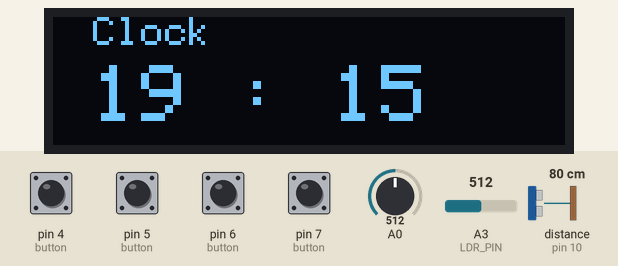
This sketch was run on a simulated Arduino Uno, built with avr-gcc and run on an emulated ATmega328P. Parts: 128×32 one-colour display. Wiring (inferred from the names in the program): ultrasonic range finder: trigger pin 11; echo pin 10. The test bench sets the inputs (shaded band); at power-on: pin 4 (button), pin 5 (button), pin 6 (button), pin 7 (button) HIGH, distance to the obstacle (sensor on pin 10) 80 cm, A0 = 512, A3 (LDR_PIN) = 512. The echo pulse lasts 58.3 µs per cm; what the sketch prints to the serial monitor is not drawn.

Above: at 1.2 s.
1.3 s: pin 5 (button) pulled LOW for 0.15 s
At 2.0 s:
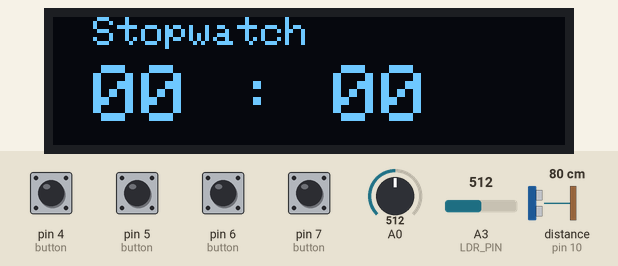
2.9 s: pin 5 (button) pulled LOW for 1 s
At 3.4 s:
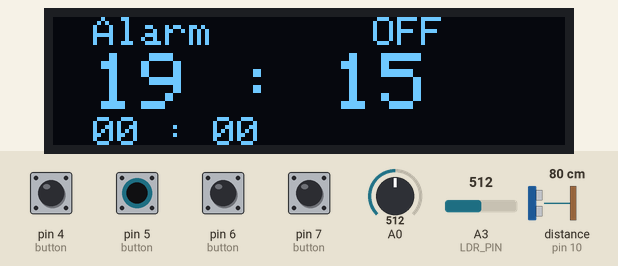
5.4 s: pin 4 (button) pulled LOW for 0.15 s
At 6.6 s:
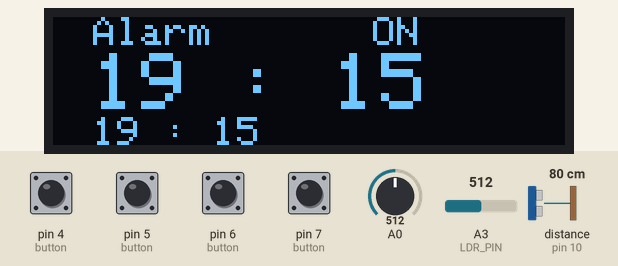
7.0 s: distance to the obstacle (sensor on pin 10) set to 9 cm
8.5 s: distance to the obstacle (sensor on pin 10) set to 6 cm
At 10.2 s:
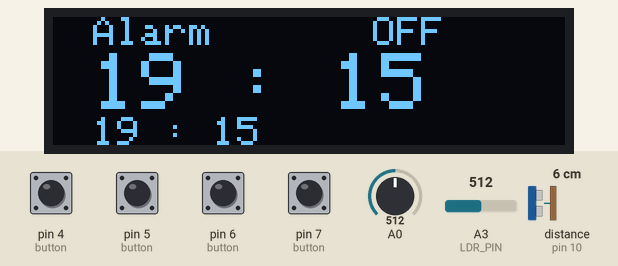
10.5 s: pin 5 (button) pulled LOW for 0.15 s
At 11.8 s:
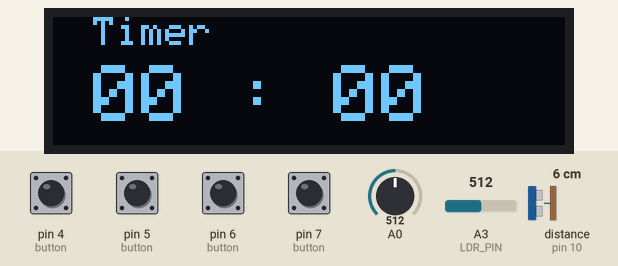
Timing chart, 0 to 13.1 s (numbered marks = the images above; inputs shaded):
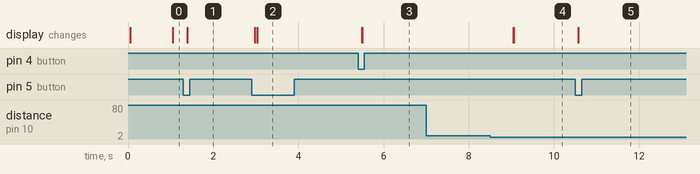

Measured:
- the behaviour switches between 8 and 7 cm on distance to the obstacle (sensor on pin 10) (found by bisection; images 3 and 4)
- after the input at 1.3 s, the display: changes after 0.09 s (image 1)
- after the input at 2.9 s, the display: first changes after 0.08 s (image 2 shows a later state)
- after the input at 5.4 s, the display: first changes after 0.09 s (image 3 shows a later state)
- after the input at 7.0 s, every drawn part: stays the same
- after the input at 8.5 s, the display: first changes after 0.54 s (image 4 shows a later state)
- after the input at 10.5 s, the display: changes after 0.07 s (image 5)

The sketch:

17_0077_0107.ino
```cpp
#include <Wire.h>
#include <Adafruit_GFX.h>
#include <Adafruit_SSD1306.h>
#include <EEPROM.h>
#include <TimerOne.h>

struct Time {
  int hour;
  int min;
  int sec;
};

int countDownCheck = 1;
int alarmCheck = 1;

// ==== LDR SETTING ====
#define LDR_PIN A3
unsigned int LDRvalue;

// ==== OLED SETTING ====
#define OLED_RESET -1
#define SCREEN_WIDTH 128
#define SCREEN_HEIGHT 32
#define SCREEN_ADDRESS 0x3C
Adafruit_SSD1306 OLED(SCREEN_WIDTH, SCREEN_HEIGHT, &Wire, OLED_RESET);

// ==== ACCELEROMETER SETTING ====
const unsigned int X_AXIS_PIN = 0;
const unsigned int Y_AXIS_PIN = 1;
const unsigned int Z_AXIS_PIN = 2;
const unsigned int NUM_AXES = 3;
const unsigned int PINS[NUM_AXES] = {
  X_AXIS_PIN, Y_AXIS_PIN, Z_AXIS_PIN
};
const unsigned int BUFFER_SIZE = 16;
int buffer[NUM_AXES][BUFFER_SIZE];
int buffer_pos[NUM_AXES] = { 0 };

// ==== BUTTON SETTING ====
#define BTN_1 7
#define BTN_2 6
#define BTN_3 5
#define BTN_4 4
int button[4] = { BTN_1, BTN_2, BTN_3, BTN_4 };
int reading[4];
int buttonState[4];
int lastButtonState[4] = { HIGH, HIGH, HIGH, HIGH };
unsigned long long int debounceDelay = 50;
unsigned long long int lastDebounceTime[4];

// ==== BUZZER SETTING ====
#define BUZZER_PIN 8
int numTones = 10;
int tones[] = { 261, 277, 294, 311, 330, 349, 370, 392, 415, 440 };

// ==== ULTRASONIC SENSOR ====
int trigPin = 11;
int echoPin = 10;
float duration_us, distance_cm;

// ==== CLOCK SETTING ====
Time clock = { 0, 0, 0 };

// ==== COUNT UP CLOCK SETTING ====
Time countUp = { 0, 0, 0 };
int onCountUpPause = 1;

// ==== COUNT DOWN CLOCK SETTING ====
Time countDown = { 0, 0, 0 };
int onCountDown = 1, finishCountDown = 0, onStartCountDown = 0;


// ==== ALARM CLOCK SETTING ====
Time alarm = { 0, 0, 0 };
Time alarmSave = { 0, 0, 0 };
int onAlarm = 0;

// ==== MODE SETTING ====
#define CLOCK_MODE 0
#define COUNTER_UP_MODE 1
#define ALARM_MODE 2
#define COUNTER_DOWN_MODE 3
int MODE = CLOCK_MODE;

// ==== ACCELEROMETER ====
int get_axis(const int axis) {
  delay(1);
  buffer[axis][buffer_pos[axis]] = analogRead(PINS[axis]);
  buffer_pos[axis] = (buffer_pos[axis] + 1) % BUFFER_SIZE;
  long sum = 0;
  for (unsigned int i = 0; i < BUFFER_SIZE; i++)
    sum += buffer[axis][i];
  return round(sum / BUFFER_SIZE);
}

int get_x() {
  return get_axis(0);
}
int get_y() {
  return get_axis(1);
}
int get_z() {
  return get_axis(2);
}

// ==== DEBOUNCE BUTTON ====
int debounce(int i) {
  int isChange = 0;
  reading[i] = digitalRead(button[i]);
  if (reading[i] != lastButtonState[i]) {
    lastDebounceTime[i] = millis();
  }
  if ((millis() - lastDebounceTime[i]) >= debounceDelay) {
    if (reading[i] != buttonState[i]) {
      buttonState[i] = reading[i];
      isChange = 1;
    }
  }
  lastButtonState[i] = reading[i];
  return isChange;
}

// ==== TIMER ONE ====
void interruptClock() {
  timer();
  countUpTime();
  change_timestart_alarm();
  countDownTime();
  digitalWrite(trigPin, HIGH);
  delayMicroseconds(10);
  digitalWrite(trigPin, LOW);

  duration_us = pulseIn(echoPin, HIGH);
  distance_cm = 0.017 * duration_us;

  if (finishCountDown && distance_cm < 7) {
    OLED.clearDisplay();
    countDownCheck = 0;
    finishCountDown = 0;
    onStartCountDown = 0;
  } else {
    countDownCheck = 1;
  }

  if (onAlarm && distance_cm < 7) {
    OLED.clearDisplay();
    onAlarm = 0;
    alarmCheck = 0;
  } else {
    alarmCheck = 1;
  }
}

// ==== TIMER CLOCK ====
void timer() {
  clock.sec += 1;
  clock.min += clock.sec / 60;
  clock.sec %= 60;
  clock.hour += clock.min / 60;
  clock.min %= 60;
  clock.hour %= 24;
  if (clock.sec == 0) {
    EEPROM.update(20, clock.hour);
    EEPROM.update(21, clock.min);
  }
}

void change_hour() {
  clock.hour += 1;
  EEPROM.update(20, clock.hour);
  clock.hour %= 24;
}

void change_min() {
  clock.min += 1;
  clock.hour += clock.min / 60;
  clock.hour %= 24;
  EEPROM.update(21, clock.min);
  clock.min %= 60;
}

// ==== COUNT UP CLOCK ====
void countUpTime() {
  if (!onCountUpPause) {
    countUp.sec += 1;
    countUp.min += countUp.sec / 60;
    countUp.sec %= 60;
    countUp.hour += countUp.min / 60;
    countUp.min %= 60;
  }
}

void resetCountUpTime() {
  countUp.hour = 0;
  countUp.min = 0;
  countUp.sec = 0;
}

// ==== COUNT DOWN CLOCK ====
void change_min_countdown() {
  countDown.min += 1;
  countDown.min %= 60;
}

void change_sec_countdown() {
  countDown.sec += 1;
  countDown.sec %= 60;
}

void countDownTime() {

  if (!onCountDown) {
    if (countDown.sec == 0 && countDown.min != 0) {
      if (countDown.min != 0) {
        countDown.min -= 1;
      }
      countDown.sec = 60;
    }
    countDown.sec -= 1;
    if (countDown.min == 0 && countDown.sec == 0) {
      onCountDown = 1;
      finishCountDown = 1;
    }
  }
}

void resetcountDownTime() {
  countDown.hour = 0;
  countDown.min = 0;
  countDown.sec = 0;
}

// ==== ALARM CLOCK ====
void change_hour_alarm() {
  alarm.hour += 1;
  alarm.hour %= 24;
}

void change_min_alarm() {
  alarm.min += 1;
  alarm.min %= 60;
}

void change_timestart_alarm() {
  if (clock.sec == 0) {
    alarm.min = clock.min;
  }
  if (clock.min == 0) {
    alarm.hour = clock.hour;
  }
}


// ==== CLOCK MODE ====
void change_mode() {
  MODE += 1;
  MODE %= 4;
  if (MODE == ALARM_MODE) {
    alarm.hour = clock.hour;
    alarm.min = clock.min;
  }
}

// ==== Time Text ====
String timerText = "00 : 00";
String countUpText = "00 : 00";
String countDownText = "00 : 00";
String alarmText = "00 : 00";
String saveAlarmText = "00 : 00";
void time_text() {
  timerText[0] = (clock.hour / 10) + '0';
  timerText[1] = (clock.hour % 10) + '0';

  timerText[5] = (clock.min / 10) + '0';
  timerText[6] = (clock.min % 10) + '0';

  countUpText[0] = (countUp.min / 10) + '0';
  countUpText[1] = (countUp.min % 10) + '0';

  countUpText[5] = (countUp.sec / 10) + '0';
  countUpText[6] = (countUp.sec % 10) + '0';

  countDownText[0] = (countDown.min / 10) + '0';
  countDownText[1] = (countDown.min % 10) + '0';

  countDownText[5] = (countDown.sec / 10) + '0';
  countDownText[6] = (countDown.sec % 10) + '0';

  alarmText[0] = (alarm.hour / 10) + '0';
  alarmText[1] = (alarm.hour % 10) + '0';

  alarmText[5] = (alarm.min / 10) + '0';
  alarmText[6] = (alarm.min % 10) + '0';

  saveAlarmText[0] = (alarmSave.hour / 10) + '0';
  saveAlarmText[1] = (alarmSave.hour % 10) + '0';

  saveAlarmText[5] = (alarmSave.min / 10) + '0';
  saveAlarmText[6] = (alarmSave.min % 10) + '0';
}

void display_text(int x1, int y1, String name, int x2, int y2, String timer, int size1, int size2) {
  OLED.setTextSize(size1);
  OLED.setCursor(x1, y1);
  OLED.println(name);
  OLED.setTextSize(size2);

  OLED.setCursor(x2, y2);
  OLED.println(timer);
}

void popup_text(String text) {
  OLED.clearDisplay();
  OLED.setTextColor(WHITE);
  if (LDRvalue > 900) {
    OLED.dim(true);
  } else {
    OLED.dim(false);
  }
  OLED.setCursor(10, 10);
  OLED.setTextSize(2);
  OLED.print(text);
  OLED.display();
}

void setup() {
  Serial.begin(9600);
  if (!OLED.begin(SSD1306_SWITCHCAPVCC, 0x3C)) {
    Serial.println("SSD1306 allocation failed");
  } else {
    Serial.println("All OLED Start Work !!!");
  }
  for (int i = 0; i < 4; i++) {
    pinMode(button[i], INPUT_PULLUP);
  }
  Timer1.initialize(1000000);
  Timer1.attachInterrupt(interruptClock);
  // ==== WRITE EEPROM ====
  // EEPROM.write(20, clock.hour);
  // EEPROM.write(21, clock.min);

  // ==== READ EEPROM ====
  clock.hour = EEPROM.read(20);
  clock.min = EEPROM.read(21);

  pinMode(trigPin, OUTPUT);
  pinMode(echoPin, INPUT);
}

void loop() {


  time_text();

  LDRvalue = analogRead(LDR_PIN);

  OLED.clearDisplay();
  OLED.setTextColor(WHITE);

  if (LDRvalue > 900) {
    OLED.dim(true);
  } else {
    OLED.dim(false);
  }

  if (debounce(0)) {
    if (!digitalRead(button[0])) {
      switch (MODE) {
        case CLOCK_MODE:
          change_hour();
          break;
        case COUNTER_UP_MODE:
          onCountUpPause = onCountUpPause == 1 ? 0 : 1;
          break;
        case ALARM_MODE:
          change_hour_alarm();
          break;
        case COUNTER_DOWN_MODE:
          if (!onStartCountDown) {
            change_min_countdown();
          }
          break;
      }
    }
  }

  if (debounce(1)) {
    if (!digitalRead(button[1])) {
      switch (MODE) {
        case CLOCK_MODE:
          change_min();
          break;
        case COUNTER_UP_MODE:
          onCountUpPause = 1;
          resetCountUpTime();
          break;
        case ALARM_MODE:
          change_min_alarm();
          break;
        case COUNTER_DOWN_MODE:
          if (!onStartCountDown) {
            change_sec_countdown();
          } else if (onStartCountDown) {
            resetcountDownTime();
            onStartCountDown = 0;
            onCountDown = 1;
          }
          break;
      }
    }
  }

  if (debounce(2)) {
    if (!digitalRead(button[2])) {
      change_mode();
    }
  }

  if (debounce(3)) {
    if (!digitalRead(button[3])) {
      switch (MODE) {
        case ALARM_MODE:
          onAlarm = onAlarm == 0 ? 1 : 0;
          if (onAlarm) {
            alarmSave.hour = alarm.hour;
            alarmSave.min = alarm.min;
          }
          break;
        case COUNTER_DOWN_MODE:
          if (!(countDown.min == 0 && countDown.sec == 0)) {
            onCountDown = onCountDown == 1 ? 0 : 1;
            onStartCountDown = 1;
          }
          break;
      }
    }
  }


  if (onAlarm && alarmSave.hour == clock.hour && alarmSave.min == clock.min && clock.sec == 0) {
    while (alarmCheck) {
      tone(BUZZER_PIN, 440, 100);
      popup_text("WAKE UP!!");
      if (debounce(0)) {
        if (!digitalRead(button[0])) {
          OLED.clearDisplay();
          onAlarm = 0;
          break;
        }
      }
    }
  }

  if (finishCountDown) {
    while (countDownCheck) {
      tone(BUZZER_PIN, 440, 100);
      popup_text("FINISH!!");
      if (debounce(0)) {
        if (!digitalRead(button[0])) {
          OLED.clearDisplay();
          finishCountDown = 0;
          onStartCountDown = 0;
          break;
        }
      }
    }
  }

  if (get_x() > 360) {
    OLED.setRotation(2);
  } else {
    OLED.setRotation(0);
  }

  switch (MODE) {
    case CLOCK_MODE:
      display_text(10, 0, "Clock", 10, 12, timerText, 1, 2);
      break;
    case COUNTER_UP_MODE:
      display_text(10, 0, "Stopwatch", 10, 12, countUpText, 1, 2);
      break;
    case ALARM_MODE:
      display_text(10, 0, "Alarm", 10, 9, alarmText, 1, 2);
      display_text(10, 25, saveAlarmText, 80, 0, onAlarm == 0 ? "OFF" : "ON", 1, 1);
      break;
    case COUNTER_DOWN_MODE:
      display_text(10, 0, "Timer", 10, 12, countDownText, 1, 2);
      break;
  }

  OLED.display();
}
```
